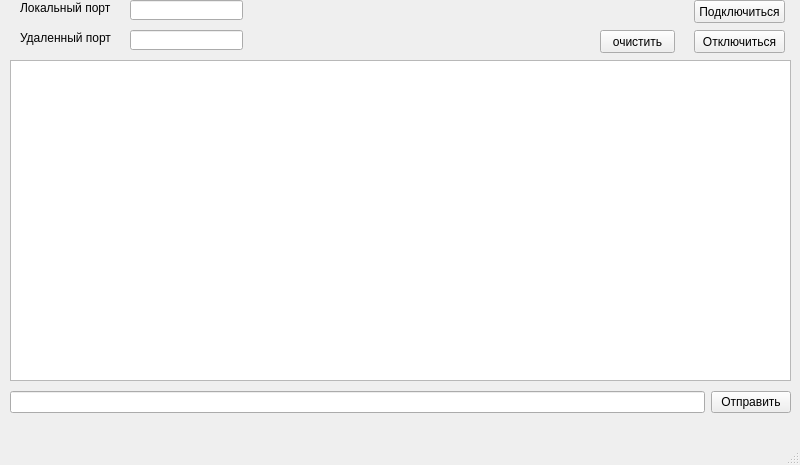
<?xml version="1.0" encoding="UTF-8"?>
<ui version="4.0">
 <class>udpChat</class>
 <widget class="QMainWindow" name="udpChat">
  <property name="geometry">
   <rect>
    <x>0</x>
    <y>0</y>
    <width>800</width>
    <height>465</height>
   </rect>
  </property>
  <property name="windowTitle">
   <string>udpChat</string>
  </property>
  <widget class="QWidget" name="centralwidget">
   <widget class="QWidget" name="horizontalLayoutWidget">
    <property name="geometry">
     <rect>
      <x>10</x>
      <y>390</y>
      <width>781</width>
      <height>25</height>
     </rect>
    </property>
    <layout class="QHBoxLayout" name="horizontalLayout">
     <property name="sizeConstraint">
      <enum>QLayout::SetDefaultConstraint</enum>
     </property>
     <item>
      <widget class="QLineEdit" name="inputMessage"/>
     </item>
     <item>
      <widget class="QPushButton" name="buttonSend">
       <property name="text">
        <string>Отправить</string>
       </property>
      </widget>
     </item>
    </layout>
   </widget>
   <widget class="QTextEdit" name="dialogWindow">
    <property name="geometry">
     <rect>
      <x>10</x>
      <y>60</y>
      <width>781</width>
      <height>321</height>
     </rect>
    </property>
   </widget>
   <widget class="QPushButton" name="buttonConnect">
    <property name="geometry">
     <rect>
      <x>694</x>
      <y>0</y>
      <width>91</width>
      <height>23</height>
     </rect>
    </property>
    <property name="text">
     <string>Подключиться</string>
    </property>
   </widget>
   <widget class="QPushButton" name="buttonDisconnect">
    <property name="geometry">
     <rect>
      <x>694</x>
      <y>30</y>
      <width>91</width>
      <height>23</height>
     </rect>
    </property>
    <property name="text">
     <string>Отключиться</string>
    </property>
   </widget>
   <widget class="QLineEdit" name="localPort">
    <property name="geometry">
     <rect>
      <x>130</x>
      <y>0</y>
      <width>113</width>
      <height>20</height>
     </rect>
    </property>
   </widget>
   <widget class="QLineEdit" name="remotePort">
    <property name="geometry">
     <rect>
      <x>130</x>
      <y>30</y>
      <width>113</width>
      <height>20</height>
     </rect>
    </property>
   </widget>
   <widget class="QLabel" name="label">
    <property name="geometry">
     <rect>
      <x>20</x>
      <y>0</y>
      <width>91</width>
      <height>16</height>
     </rect>
    </property>
    <property name="text">
     <string>Локальный порт</string>
    </property>
   </widget>
   <widget class="QLabel" name="label_2">
    <property name="geometry">
     <rect>
      <x>20</x>
      <y>30</y>
      <width>91</width>
      <height>16</height>
     </rect>
    </property>
    <property name="text">
     <string>Удаленный порт</string>
    </property>
   </widget>
   <widget class="QPushButton" name="cleanConsole">
    <property name="geometry">
     <rect>
      <x>600</x>
      <y>30</y>
      <width>75</width>
      <height>23</height>
     </rect>
    </property>
    <property name="text">
     <string>очистить</string>
    </property>
   </widget>
  </widget>
  <widget class="QMenuBar" name="menubar">
   <property name="geometry">
    <rect>
     <x>0</x>
     <y>0</y>
     <width>800</width>
     <height>21</height>
    </rect>
   </property>
  </widget>
  <widget class="QStatusBar" name="statusbar"/>
 </widget>
 <resources/>
 <connections>
  <connection>
   <sender>buttonSend</sender>
   <signal>clicked()</signal>
   <receiver>udpChat</receiver>
   <slot>sendMessage()</slot>
   <hints>
    <hint type="sourcelabel">
     <x>71</x>
     <y>110</y>
    </hint>
    <hint type="destinationlabel">
     <x>122</x>
     <y>110</y>
    </hint>
   </hints>
  </connection>
 </connections>
 <slots>
  <slot>sendMessage()</slot>
 </slots>
</ui>
